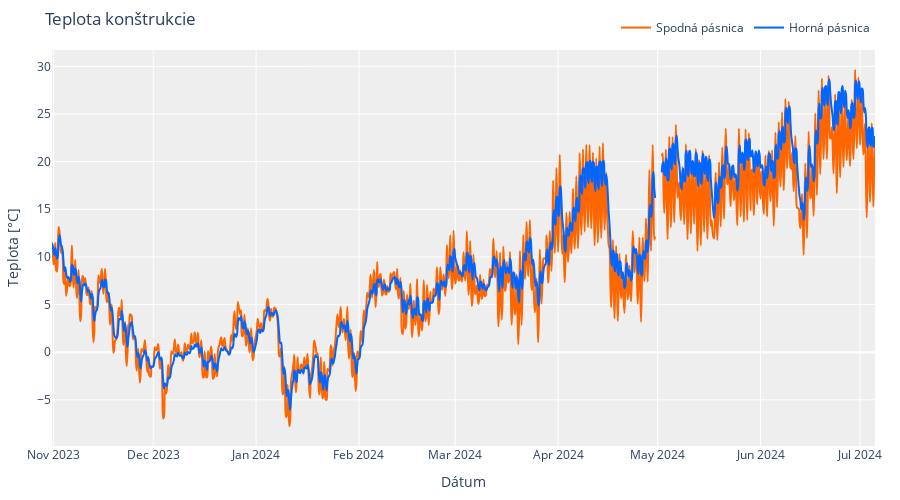

The notebook cell saved with this chart:
### Code cell
import pandas as pd
import plotly.express as px

df_sens = df_spans_flattened[3]

average_set = "6h"

# Convert 'time_server_UTC' to datetime and resample
df_sens['time_server_UTC'] = pd.to_datetime(df_sens['time_server_UTC'])

# Resample and compute mean for the relevant columns
df_temp_1 = df_sens.resample(average_set, on='time_server_UTC')[
    '31.pv1'].mean()

df_temp_2 = df_sens.resample(average_set, on='time_server_UTC')[
    '31.pv2'].mean()


# Create a Plotly line plot for '0x0A' and 'reference' with custom line colors
fig_combined_pv = px.line()
fig_combined_pv.add_scatter(
    x=df_temp_1.index, y=df_temp_1, name='Spodná pásnica', mode='lines', line_shape='spline', line_color='#FF6600')
fig_combined_pv.add_scatter(
    x=df_temp_2.index, y=df_temp_2, name='Horná pásnica', mode='lines', line_shape='spline', line_color='#0066FF')


fig_combined_pv.update_layout(title='Teplota konštrukcie',
                              xaxis_title='Dátum',
                              yaxis_title='Teplota [°C]',
                              legend=dict(orientation='h', yanchor='bottom',
                                          y=1.02, xanchor='right', x=1),
                              plot_bgcolor='#EEEEEE',
                              width=900, height=500,
                              margin=dict(l=50, r=25, t=50, b=50))


# Show the plot
fig_combined_pv.show()

### Figure 1 — Plotly figure (JSON) as saved in the notebook; plotly's stock layout.template omitted (floating-point values rounded to 4 significant figures; data arrays with more than 128 entries replaced by an {"elided": "..."} marker saying what was removed)
{"data": [{"hovertemplate": "<extra></extra>", "legendgroup": "", "line": {"color": "#636efa", "dash": "solid"}, "marker": {"symbol": "circle"}, "mode": "lines", "name": "", "orientation": "v", "showlegend": false, "type": "scatter", "xaxis": "x", "yaxis": "y"}, {"line": {"color": "#FF6600", "shape": "spline"}, "mode": "lines", "name": "Spodná pásnica", "type": "scatter", "x": {"elided": "993 str values"}, "y": {"elided": "993 float values"}}, {"line": {"color": "#0066FF", "shape": "spline"}, "mode": "lines", "name": "Horná pásnica", "type": "scatter", "x": {"elided": "993 str values"}, "y": {"elided": "993 float values"}}], "layout": {"height": 500, "legend": {"orientation": "h", "tracegroupgap": 0, "x": 1, "xanchor": "right", "y": 1.02, "yanchor": "bottom"}, "margin": {"b": 50, "l": 50, "r": 25, "t": 50}, "plot_bgcolor": "#EEEEEE", "title": {"text": "Teplota konštrukcie"}, "width": 900, "xaxis": {"anchor": "y", "domain": [0, 1], "title": {"text": "Dátum"}}, "yaxis": {"anchor": "x", "domain": [0, 1], "title": {"text": "Teplota [°C]"}}}}
